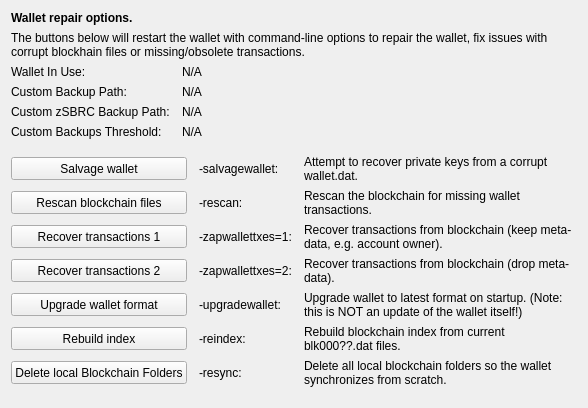
     <widget class="QWidget" name="tab_repair">
      <attribute name="title">
       <string>&amp;Wallet Repair</string>
      </attribute>
      <layout class="QGridLayout" name="gridLayout_4" columnstretch="0,0,0,0">
       <property name="horizontalSpacing">
        <number>12</number>
       </property>
       <item row="0" column="0" colspan="4">
        <widget class="QLabel" name="label_repair_header">
         <property name="font">
          <font>
           <weight>75</weight>
           <bold>true</bold>
          </font>
         </property>
         <property name="text">
          <string>Wallet repair options.</string>
         </property>
        </widget>
       </item>
       <item row="1" column="0" colspan="4">
        <widget class="QLabel" name="label_repair_helptext">
         <property name="font">
          <font>
           <weight>50</weight>
           <bold>false</bold>
          </font>
         </property>
         <property name="text">
          <string>The buttons below will restart the wallet with command-line options to repair the wallet, fix issues with corrupt blockhain files or missing/obsolete transactions.</string>
         </property>
         <property name="wordWrap">
          <bool>true</bool>
         </property>
        </widget>
       </item>
       <item row="2" column="0">
        <widget class="QLabel" name="wallet_path_label">
         <property name="text">
          <string>Wallet In Use:</string>
         </property>
        </widget>
       </item>
       <item row="2" column="1" colspan="3">
        <widget class="QLabel" name="wallet_path">
         <property name="cursor">
          <cursorShape>IBeamCursor</cursorShape>
         </property>
         <property name="text">
          <string>N/A</string>
         </property>
         <property name="textFormat">
          <enum>Qt::PlainText</enum>
         </property>
         <property name="textInteractionFlags">
          <set>Qt::LinksAccessibleByMouse|Qt::TextSelectableByKeyboard|Qt::TextSelectableByMouse</set>
         </property>
        </widget>
       </item>
       <item row="3" column="0">
        <widget class="QLabel" name="wallet_custombackuppath_label">
         <property name="visible">
          <bool>false</bool>
         </property>
         <property name="text">
          <string>Custom Backup Path:</string>
         </property>
        </widget>
       </item>
       <item row="3" column="1" colspan="3">
        <widget class="QLabel" name="wallet_custombackuppath">
         <property name="cursor">
          <cursorShape>IBeamCursor</cursorShape>
         </property>
         <property name="visible">
          <bool>false</bool>
         </property>
         <property name="text">
          <string>N/A</string>
         </property>
         <property name="textFormat">
          <enum>Qt::PlainText</enum>
         </property>
         <property name="textInteractionFlags">
          <set>Qt::LinksAccessibleByMouse|Qt::TextSelectableByKeyboard|Qt::TextSelectableByMouse</set>
         </property>
        </widget>
       </item>
       <item row="4" column="0">
        <widget class="QLabel" name="wallet_customzpivbackuppath_label">
         <property name="visible">
          <bool>false</bool>
         </property>
         <property name="text">
          <string>Custom zSBRC Backup Path:</string>
         </property>
        </widget>
       </item>
       <item row="4" column="1" colspan="3">
        <widget class="QLabel" name="wallet_customzpivbackuppath">
         <property name="cursor">
          <cursorShape>IBeamCursor</cursorShape>
         </property>
         <property name="visible">
          <bool>false</bool>
         </property>
         <property name="text">
          <string>N/A</string>
         </property>
         <property name="textFormat">
          <enum>Qt::PlainText</enum>
         </property>
         <property name="textInteractionFlags">
          <set>Qt::LinksAccessibleByMouse|Qt::TextSelectableByKeyboard|Qt::TextSelectableByMouse</set>
         </property>
        </widget>
       </item>
       <item row="5" column="0">
        <widget class="QLabel" name="wallet_custombackupthreshold_label">
         <property name="visible">
          <bool>false</bool>
         </property>
         <property name="text">
          <string>Custom Backups Threshold:</string>
         </property>
        </widget>
       </item>
       <item row="5" column="1" colspan="3">
        <widget class="QLabel" name="wallet_custombackupthreshold">
         <property name="cursor">
          <cursorShape>IBeamCursor</cursorShape>
         </property>
         <property name="visible">
          <bool>false</bool>
         </property>
         <property name="text">
          <string>N/A</string>
         </property>
         <property name="textFormat">
          <enum>Qt::PlainText</enum>
         </property>
         <property name="textInteractionFlags">
          <set>Qt::LinksAccessibleByMouse|Qt::TextSelectableByKeyboard|Qt::TextSelectableByMouse</set>
         </property>
        </widget>
       </item>
       <item row="6" column="0">
        <spacer name="verticalSpacer_repair1">
         <property name="orientation">
          <enum>Qt::Vertical</enum>
         </property>
         <property name="sizeHint" stdset="0">
          <size>
           <width>10</width>
           <height>10</height>
          </size>
         </property>
        </spacer>
       </item>
       <item row="7" column="0" colspan="2">
        <widget class="QPushButton" name="btn_salvagewallet">
         <property name="minimumSize">
          <size>
           <width>100</width>
           <height>23</height>
          </size>
         </property>
         <property name="text">
          <string>Salvage wallet</string>
         </property>
        </widget>
       </item>
       <item row="7" column="2">
        <widget class="QLabel" name="label_repair_salvage_command">
         <property name="text">
          <string notr="true">-salvagewallet:</string>
         </property>
        </widget>
       </item>
       <item row="7" column="3">
        <widget class="QLabel" name="label_repair_salvage">
         <property name="text">
          <string>Attempt to recover private keys from a corrupt wallet.dat.</string>
         </property>
         <property name="wordWrap">
          <bool>true</bool>
         </property>
        </widget>
       </item>
       <item row="8" column="0" colspan="2">
        <widget class="QPushButton" name="btn_rescan">
         <property name="minimumSize">
          <size>
           <width>100</width>
           <height>23</height>
          </size>
         </property>
         <property name="text">
          <string>Rescan blockchain files</string>
         </property>
        </widget>
       </item>
       <item row="8" column="2">
        <widget class="QLabel" name="label_repair_rescan_command">
         <property name="text">
          <string notr="true">-rescan:</string>
         </property>
        </widget>
       </item>
       <item row="8" column="3">
        <widget class="QLabel" name="label_repair_rescan">
         <property name="text">
          <string>Rescan the blockchain for missing wallet transactions.</string>
         </property>
         <property name="wordWrap">
          <bool>true</bool>
         </property>
        </widget>
       </item>
       <item row="9" column="0" colspan="2">
        <widget class="QPushButton" name="btn_zapwallettxes1">
         <property name="minimumSize">
          <size>
           <width>100</width>
           <height>23</height>
          </size>
         </property>
         <property name="text">
          <string>Recover transactions 1</string>
         </property>
        </widget>
       </item>
       <item row="9" column="2">
        <widget class="QLabel" name="label_repair_zap1_command">
         <property name="text">
          <string notr="true">-zapwallettxes=1:</string>
         </property>
        </widget>
       </item>
       <item row="9" column="3">
        <widget class="QLabel" name="label_repair_zap1">
         <property name="text">
          <string>Recover transactions from blockchain (keep meta-data, e.g. account owner).</string>
         </property>
         <property name="wordWrap">
          <bool>true</bool>
         </property>
        </widget>
       </item>
       <item row="10" column="0" colspan="2">
        <widget class="QPushButton" name="btn_zapwallettxes2">
         <property name="minimumSize">
          <size>
           <width>100</width>
           <height>23</height>
          </size>
         </property>
         <property name="text">
          <string>Recover transactions 2</string>
         </property>
        </widget>
       </item>
       <item row="10" column="2">
        <widget class="QLabel" name="label_repair_zap2_command">
         <property name="text">
          <string notr="true">-zapwallettxes=2:</string>
         </property>
        </widget>
       </item>
       <item row="10" column="3">
        <widget class="QLabel" name="label_repair_zap2">
         <property name="text">
          <string>Recover transactions from blockchain (drop meta-data).</string>
         </property>
         <property name="wordWrap">
          <bool>true</bool>
         </property>
        </widget>
       </item>
       <item row="11" column="0" colspan="2">
        <widget class="QPushButton" name="btn_upgradewallet">
         <property name="minimumSize">
          <size>
           <width>100</width>
           <height>23</height>
          </size>
         </property>
         <property name="text">
          <string>Upgrade wallet format</string>
         </property>
        </widget>
       </item>
       <item row="11" column="2">
        <widget class="QLabel" name="label_repair_upgrade_command">
         <property name="text">
          <string notr="true">-upgradewallet:</string>
         </property>
        </widget>
       </item>
       <item row="11" column="3">
        <widget class="QLabel" name="label_repair_upgrade">
         <property name="text">
          <string>Upgrade wallet to latest format on startup. (Note: this is NOT an update of the wallet itself!)</string>
         </property>
         <property name="wordWrap">
          <bool>true</bool>
         </property>
        </widget>
       </item>
       <item row="12" column="0" colspan="2">
        <widget class="QPushButton" name="btn_reindex">
         <property name="minimumSize">
          <size>
           <width>100</width>
           <height>23</height>
          </size>
         </property>
         <property name="text">
          <string>Rebuild index</string>
         </property>
        </widget>
       </item>
       <item row="12" column="2">
        <widget class="QLabel" name="label_repair_reindex_command">
         <property name="text">
          <string notr="true">-reindex:</string>
         </property>
        </widget>
       </item>
       <item row="12" column="3">
        <widget class="QLabel" name="label_repair_reindex">
         <property name="text">
          <string>Rebuild blockchain index from current blk000??.dat files.</string>
         </property>
         <property name="wordWrap">
          <bool>true</bool>
         </property>
        </widget>
       </item>
       <item row="13" column="0" colspan="2">
        <widget class="QPushButton" name="btn_resync">
         <property name="minimumSize">
          <size>
           <width>100</width>
           <height>23</height>
          </size>
         </property>
         <property name="text">
          <string>Delete local Blockchain Folders</string>
         </property>
        </widget>
       </item>
       <item row="13" column="2">
        <widget class="QLabel" name="label_repair_resync_command">
         <property name="text">
          <string>-resync:</string>
         </property>
        </widget>
       </item>
       <item row="13" column="3">
        <widget class="QLabel" name="label_repair_resync">
         <property name="text">
          <string>Delete all local blockchain folders so the wallet synchronizes from scratch.</string>
         </property>
         <property name="wordWrap">
          <bool>true</bool>
         </property>
        </widget>
       </item>
       <item row="14" column="0">
        <spacer name="verticalSpacer_repair2">
         <property name="orientation">
          <enum>Qt::Vertical</enum>
         </property>
         <property name="sizeHint" stdset="0">
          <size>
           <width>20</width>
           <height>10</height>
          </size>
         </property>
        </spacer>
       </item>
      </layout>
     </widget>
